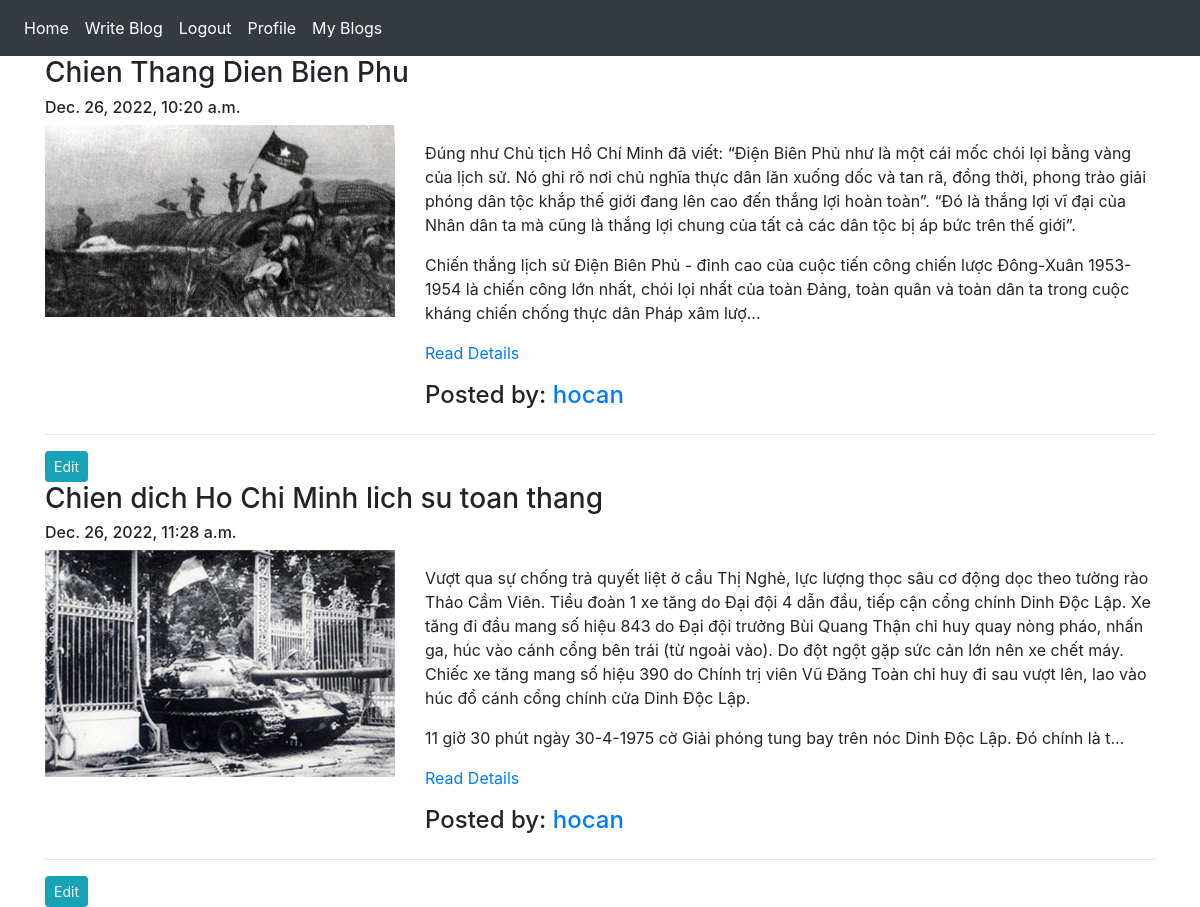
The app's page /blog/my-blog/ (signed in) with its own data.
### App_Blog/models.py (models this page shows, shortened)
class Blog(models.Model):
    author = models.ForeignKey(User, related_name='post_author',on_delete=models.CASCADE);
    blog_title = models.CharField(max_length=250)
    created_date = models.DateTimeField(auto_now_add=True)
    updated_date = models.DateTimeField(auto_now=True)
    blog_content = models.TextField()
    blog_image = models.ImageField(upload_to='blog_picture')
    slug = models.SlugField(max_length=250, unique=True)

### App_Blog/views.py (the view)
# urls.py: path('my-blog/',views.MyBlogs.as_view(),name='my_blogs'),
class MyBlogs(LoginRequiredMixin, TemplateView):
    template_name = 'App_Blog/my_blogs.html'

### App_Blog/templatetags/custom_filters.py (called while the page is built)
def range_filter(value):
    return value[0:600] + "..."

### templates/App_Blog/my_blogs.html (shortened to what this page needs)
{% extends 'base.html' %}
{% load custom_filters %}
{% block body_block %}
    {%for blog in user.post_author.all%}
        <h3>{{blog.blog_title}}</h3>
        <h6>{{blog.created_date}}</h6>
        <div class="row">
        <div class="col-sm-4">
            <img src="/media/{{blog.blog_image}}" width="100%" alt="">
        </div>
        <div class="col-sm-8">
            <p>
            {{blog.blog_content|range_filter|linebreaks}}
            <a href="{% url 'App_Blog:blog_details' slug=blog.slug%}">Read Details</a>
            </p>
            <h4>Posted by: <a href="#">{{blog.author}}</a></h4>
        </div>
        </div>
        <hr>
        <a class="btn btn-info btn-sm" href="{% url 'App_Blog:edit_blog' pk=blog.pk %} ">Edit</a>
    {%endfor%}
{% endblock %}

### records on screen
Blog: blog_title "Chien Thang Dien Bien Phu", created_date "Dec. 26, 2022, 10:20 a.m.", blog_image (picture), blog_content|range_filter "Đúng như Chủ tịch Hồ Chí Minh đã viết: “Điện Biên Phủ như là một cái mốc chói lọi bằng vàng của lịch sử. Nó ghi rõ nơi chủ nghĩa thực dân lăn xuống dốc và tan rã, đồng thời, phong trào giải phóng dân tộc khắp thế giới đang lên cao đến thắng lợi hoàn toàn”. “Đó là thắng lợi vĩ đại của Nhân dân ta mà cũng là thắng lợi chung của tất cả các dân tộc bị áp bức trên thế giới”. Chiến thắng lịch sử Điện Biên Phủ - đỉnh cao của cuộc tiến công chiến lược Đông-Xuân 1953-1954 là chiến công lớn nhất, chói lọi nhất của toàn Đảng, toàn quân và toàn dân ta trong cuộc kháng chiến chống thực dân Pháp xâm lượ...", author "hocan"
Blog: blog_title "Chien dich Ho Chi Minh lich su toan thang", created_date "Dec. 26, 2022, 11:28 a.m.", blog_image (picture), blog_content|range_filter "Vượt qua sự chống trả quyết liệt ở cầu Thị Nghè, lực lượng thọc sâu cơ động dọc theo tường rào Thảo Cầm Viên. Tiểu đoàn 1 xe tăng do Đại đội 4 dẫn đầu, tiếp cận cổng chính Dinh Độc Lập. Xe tăng đi đầu mang số hiệu 843 do Đại đội trưởng Bùi Quang Thận chỉ huy quay nòng pháo, nhấn ga, húc vào cánh cổng bên trái (từ ngoài vào). Do đột ngột gặp sức cản lớn nên xe chết máy. Chiếc xe tăng mang số hiệu 390 do Chính trị viên Vũ Đăng Toàn chỉ huy đi sau vượt lên, lao vào húc đổ cánh cổng chính cửa Dinh Độc Lập. 11 giờ 30 phút ngày 30-4-1975 cờ Giải phóng tung bay trên nóc Dinh Độc Lập. Đó chính là t...", author "hocan"
